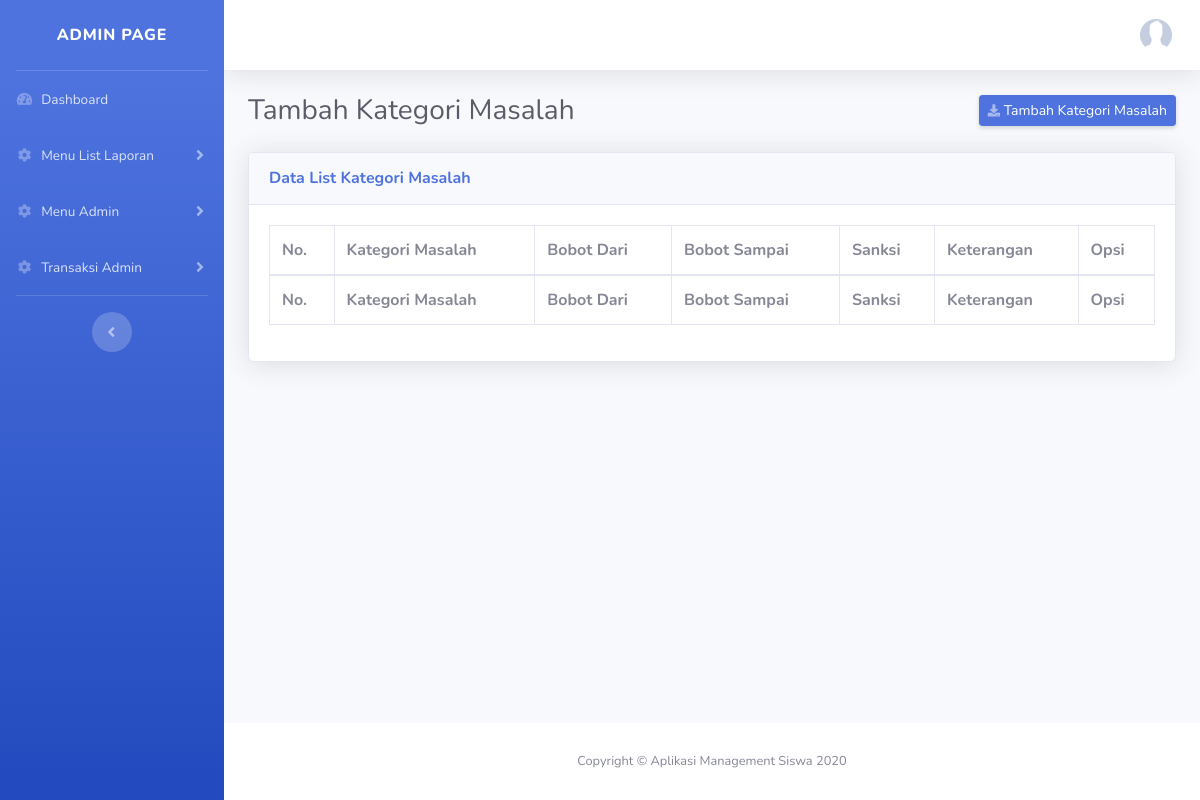
Before: /index.php/kategorimasalah with the older database file.
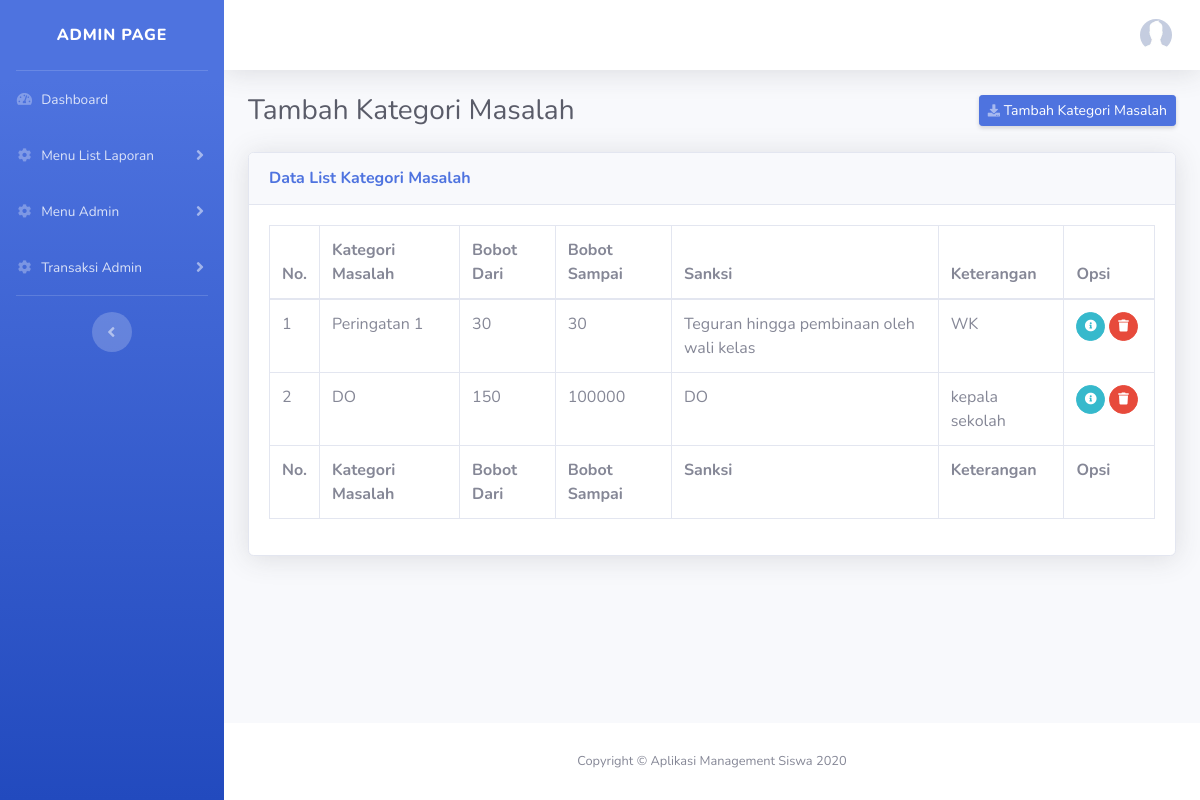
After: the same page with the newer database file.
### tables this page shows
CREATE TABLE `rilah` (
  `id_kategori_masalah` int(11) NOT NULL,
  `kategori_masalah` varchar(255) DEFAULT NULL,
  `bobot_dari` int(11) DEFAULT NULL,
  `bobot_sampai` int(11) DEFAULT NULL,
  `sanksi` varchar(255) DEFAULT NULL,
  `ket` text
);

### application/controllers/KategoriMasalah.php (called while the page is built, shortened)
<?php
class KategoriMasalah extends CI_Controller {
    public function __construct()
    {
        $this->load->model('RilahModel');
    }
    public function index ()
    {
        $data = $this->RilahModel->getAllData();
        $this->load->view('layout/header', ['data' => $data]);
        $this->load->view('admin/side_menu');
        $this->load->view('admin/tambah_kategori_masalah');
        $this->load->view('layout/footer');
    }
}

### index.php (called while the page is built, shortened)
<?php
require_once BASEPATH.'core/CodeIgniter.php';

### application/models/RilahModel.php (called while the page is built, shortened)
<?php
class RilahModel extends CI_Model
{
    public function getAllData()
    {
        return $this->db->get('rilah')->result_array();
    }
}

### application/views/admin/tambah_kategori_masalah.php (the view, shortened to what this page needs)
<div class="d-sm-flex align-items-center justify-content-between mb-4">
  <h1 class="h3 mb-0 text-gray-800">Tambah Kategori Masalah</h1>
  <a href="#" data-toggle="modal" data-target="#tambahModal" class="d-none d-sm-inline-block btn btn-sm btn-primary shadow-sm"><i class="fas fa-download fa-sm text-white-50"></i> Tambah Kategori Masalah</a>
</div>
<div class="card shadow mb-4">
  <div class="card-header py-3">
    <h6 class="m-0 font-weight-bold text-primary">Data List Kategori Masalah</h6>
  </div>
  <div class="card-body">
    <div class="table-responsive">
      <table class="table table-bordered" id="dataTable" width="100%" cellspacing="0">
        <thead>
          <tr>
            <th>No.</th>
            <th>Kategori Masalah</th>
            <th>Bobot Dari</th>
            <th>Bobot Sampai</th>
            <th>Sanksi</th>
            <th>Keterangan</th>
            <th>Opsi</th>
          </tr>
        </thead>
        <tfoot>
          <tr>
            <th>No.</th>
            <th>Kategori Masalah</th>
            <th>Bobot Dari</th>
            <th>Bobot Sampai</th>
            <th>Sanksi</th>
            <th>Keterangan</th>
            <th>Opsi</th>
          </tr>
        </tfoot>
        <tbody>
            <?php $i = 1; foreach ($data as $key) : ?>
          <tr>
            <td><?= $i; ?></td>
            <td><?= $key['kategori_masalah'] ?></td>
            <td><?= $key['bobot_dari'] ?></td>
            <td><?= $key['bobot_sampai'] ?></td>
            <td><?= $key['sanksi'] ?></td>
            <td><?= $key['ket'] ?></td>
            <td>
                <div class="btn-group" role="group" aria-label="Basic example">
                  <form action="<?= base_url('kategorimasalah/edit'); ?>" method="GET">
                      <button href="#" class="btn btn-info btn-circle btn-sm mr-1">
                        <i class="fas fa-info-circle"></i>
                      </button>
                  </form>
                  <form action="<?= base_url('kategorimasalah/deleteData'); ?>" method="POST">
                      <button href="#" class="btn btn-danger btn-circle btn-sm mr-1" onclick="return confirm('Are you sure you want to delete this item?');">
                        <i class="fas fa-trash"></i>
                      </button>
                  </form>
              </div>
            </td>
          </tr>
            <?php $i++; endforeach; ?>
        </tbody>
      </table>
    </div>
  </div>
</div>

### application/views/layout/header.php (shortened to what this page needs)
<!DOCTYPE html>
<html lang="en">
<head>
  <link href="<?= base_url('assets/vendor/fontawesome-free/css/all.min.css'); ?>" rel="stylesheet" type="text/css">
  <link href="<?= base_url('assets/css/sb-admin-2.min.css'); ?>" rel="stylesheet">
  <link href="<?= base_url('assets/vendor/datatables/dataTables.bootstrap4.min.css'); ?>" rel="stylesheet">
</head>
<body id="page-top">
  <div id="wrapper">

### application/views/admin/side_menu.php (shortened to what this page needs)
<ul class="navbar-nav bg-gradient-primary sidebar sidebar-dark accordion" id="accordionSidebar">
  <a class="sidebar-brand d-flex align-items-center justify-content-center" href="<?= base_url('admindashboard'); ?>">
    <div class="sidebar-brand-text mx-3">Admin Page</div>
  </a>
  <hr class="sidebar-divider my-0">
  <li class="nav-item">
    <a class="nav-link" href="<?= base_url('admindashboard'); ?>">
      <i class="fas fa-fw fa-tachometer-alt"></i>
      <span>Dashboard</span></a>
  </li>
  <li class="nav-item">
    <a class="nav-link collapsed" href="#" data-toggle="collapse" data-target="#collapseTwo" aria-expanded="true" aria-controls="collapseTwo">
      <i class="fas fa-fw fa-cog"></i>
      <span>Menu List Laporan</span>
    </a>
  </li>
  <li class="nav-item">
    <a class="nav-link collapsed" href="#" data-toggle="collapse" data-target="#collapseOne" aria-expanded="true" aria-controls="collapseTwo">
      <i class="fas fa-fw fa-cog"></i>
      <span>Menu Admin</span>
    </a>
  </li>
   <li class="nav-item">
    <a class="nav-link collapsed" href="#" data-toggle="collapse" data-target="#collapseTree" aria-expanded="true" aria-controls="collapseTwo">
      <i class="fas fa-fw fa-cog"></i>
      <span>Transaksi Admin</span>
    </a>
  </li>
  <hr class="sidebar-divider d-none d-md-block">
  <div class="text-center d-none d-md-inline">
    <button class="rounded-circle border-0" id="sidebarToggle"></button>
  </div>
</ul>
<div id="content-wrapper" class="d-flex flex-column">
  <div id="content">
    <nav class="navbar navbar-expand navbar-light bg-white topbar mb-4 static-top shadow">
      <ul class="navbar-nav ml-auto">
        <li class="nav-item dropdown no-arrow">
          <a class="nav-link dropdown-toggle" href="#" id="userDropdown" role="button" data-toggle="dropdown" aria-haspopup="true" aria-expanded="false">
            <img class="img-profile rounded-circle" src="<?= base_url('assets/img/upload/default.jpg'); ?>">
          </a>
        </li>
      </ul>
    </nav>
    <div class="container-fluid">

### application/views/layout/footer.php (shortened to what this page needs)
</div>
      </div>
      <footer class="sticky-footer bg-white">
        <div class="container my-auto">
          <div class="copyright text-center my-auto">
            <span>Copyright &copy; Aplikasi Management Siswa 2020</span>
          </div>
        </div>
      </footer>
    </div>
  </div>
</body>
</html>

Changed rows visible on the page:
added rilah: kategori_masalah "Peringatan 1", bobot_dari "30", bobot_sampai "30", sanksi "Teguran hingga pembinaan oleh wali kelas", ket "WK"
added rilah: kategori_masalah "DO", bobot_dari "150", bobot_sampai "100000", sanksi "DO", ket "kepala sekolah"
